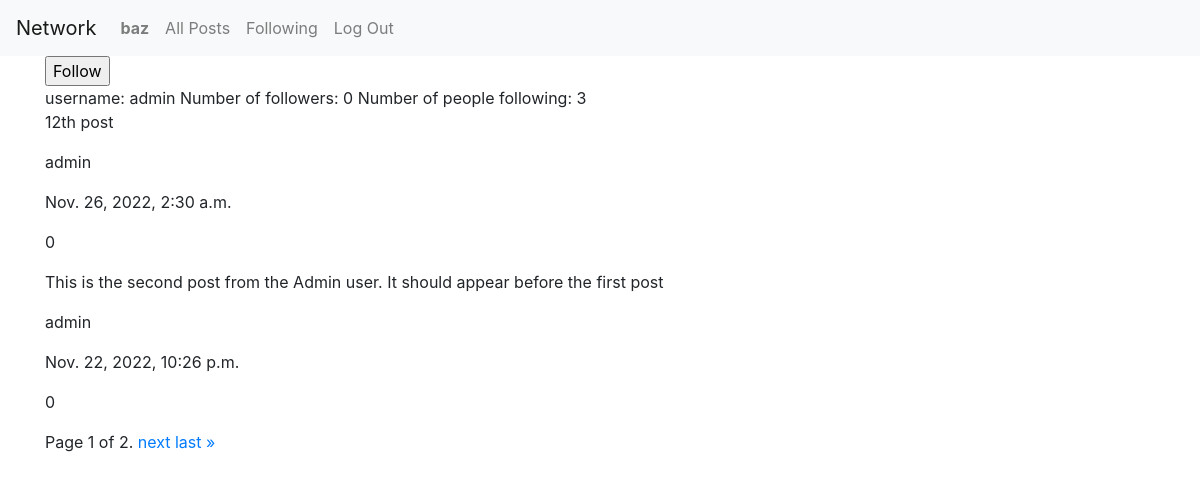
The app's page /profile_page/admin (signed in) with its own data.
### network/models.py (models this page shows, shortened)
class User(AbstractUser):
    following = models.ManyToManyField('User', blank=True, related_name='followers')
    def get_total_followers(self):
        return self.followers.all().count()
    def get_total_following(self):
        return self.following.all().count()

class Post(models.Model):
    content = models.TextField()
    poster = models.ForeignKey('User', on_delete=models.SET_NULL, null=True, related_name="own_posts")
    creation_date = models.DateTimeField(auto_now_add=True)
    def get_likes(self):
        return self.likes.all().count()
    def get_posts(type, user=None):
        posts = Post.objects.all().order_by('-creation_date')
        if type == 'ALL': return posts
        if type == 'USER': return posts.filter(poster=user)
        if type == 'FOLLOWING': return posts.filter(poster__in=user.following.all())

### network/views.py (the view)
# urls.py: path("profile_page/<str:username>", views.profile_page, name="profile_page"),
def profile_page(request, username):
    try:
        requested_user = User.objects.get(username=username)
    except User.DoesNotExist:
        return HttpResponse(f'404 User {username} not found')
    posts = Post.get_posts(type='USER', user=requested_user)
    user = request.user
    if (user == requested_user or not user.is_authenticated): follow_button = False
    else:
        if requested_user in user.following.all(): follow_button = 'Unfollow'
        else: follow_button = 'Follow'
    items_per_page = 2
    pages = Paginator(posts, items_per_page)
    page_number = request.GET.get('page')
    page_obj = pages.get_page(page_number)
    return render(request, "network/profile_page.html", {
        'requested_user': requested_user,
        'page_obj': page_obj,
        'follow_button': follow_button,
    })

### network/templates/network/profile_page.html (shortened to what this page needs)
{% extends "network/layout.html" %}
{% load static %}
{% block body %}
    {% if follow_button %}
        <form action="{% url 'toggle_follow' requested_user.username follow_button %}" method="POST">
            <input type="submit" value={{ follow_button }}>
        </form>
    {% endif %}
    username: {{ requested_user.username }}
    Number of followers: {{ requested_user.get_total_followers }}
    Number of people following: {{ requested_user.get_total_following }}
    {% for post in page_obj %}
        <p>{{ post.content }}</p>
        <p>{{ post.poster }}</p>
        <p>{{ post.creation_date }}</p>
        <p>{{ post.get_likes }}</p>
    {% endfor %}
    <div class="pagination">
        <span class="step-links">
            <span class="current">
                Page {{ page_obj.number }} of {{ page_obj.paginator.num_pages }}.
            </span>
            {% if page_obj.has_next %}
                <a href="?page={{ page_obj.next_page_number }}">next</a>
                <a href="?page={{ page_obj.paginator.num_pages }}">last &raquo;</a>
            {% endif %}
        </span>
    </div>
{% endblock %}

### network/templates/network/layout.html (shortened to what this page needs)
{% load static %}
<!DOCTYPE html>
<html lang="en">
    <head>
        <link rel="stylesheet" href="https://stackpath.bootstrapcdn.com/bootstrap/4.4.1/css/bootstrap.min.css">
        <link href="{% static 'network/styles.css' %}" rel="stylesheet">
    </head>
    <body>
        <nav class="navbar navbar-expand-lg navbar-light bg-light">
            <a class="navbar-brand" href="#">Network</a>
            <div>
              <ul class="navbar-nav mr-auto">
                {% if user.is_authenticated %}
                    <li class="nav-item">
                        <a class="nav-link" href="{% url 'profile_page' user.username %}"><strong>{{ user.username }}</strong></a>
                    </li>
                {% endif %}
                <li class="nav-item">
                  <a class="nav-link" href="{% url 'index' %}">All Posts</a>
                </li>
                {% if user.is_authenticated %}
                    <li class="nav-item">
                        <a class="nav-link" href="{% url 'following' %}">Following</a>
                    </li>
                    <li class="nav-item">
                        <a class="nav-link" href="{% url 'logout' %}">Log Out</a>
                    </li>
                {% endif %}
              </ul>
            </div>
          </nav>
        <div class="body container">
            {% block body %}
            {% endblock %}
        </div>
    </body>
</html>

### records on screen
User: username "baz"
User: username "admin", get_total_followers "0", get_total_following "3"
Post: content "12th post", poster "admin", creation_date "Nov. 26, 2022, 2:30 a.m.", get_likes "0"
Post: content "This is the second post from the Admin user. It should appear before the first post", poster "admin", creation_date "Nov. 22, 2022, 10:26 p.m.", get_likes "0"

### other values on screen
{{ page_obj.number }} "1"
{{ page_obj.paginator.num_pages }} "2"
